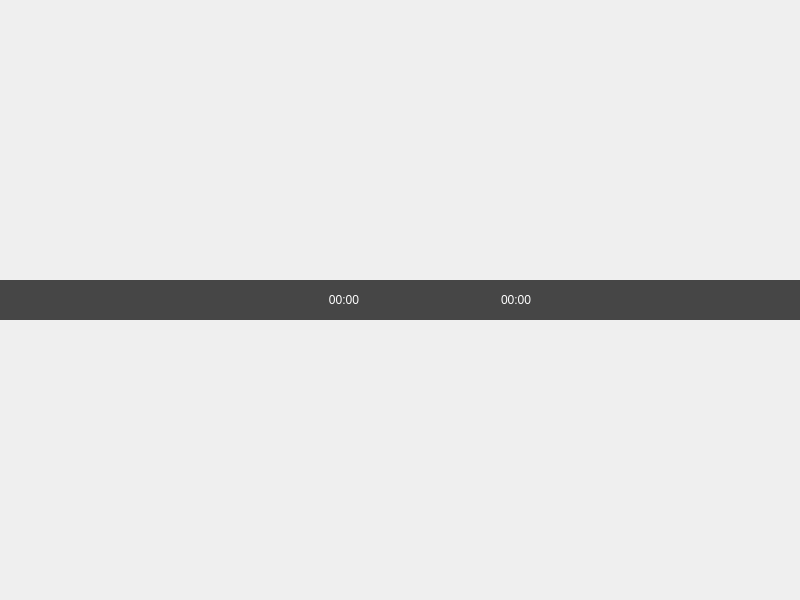
<?xml version="1.0" encoding="UTF-8"?>
<ui version="4.0">
 <class>Player</class>
 <widget class="QMainWindow" name="Player">
  <property name="geometry">
   <rect>
    <x>0</x>
    <y>0</y>
    <width>800</width>
    <height>600</height>
   </rect>
  </property>
  <property name="windowTitle">
   <string>视频播放器</string>
  </property>
  <widget class="QWidget" name="centralwidget">
   <layout class="QVBoxLayout" name="verticalLayout">
    <property name="spacing">
     <number>0</number>
    </property>
    <property name="leftMargin">
     <number>0</number>
    </property>
    <property name="topMargin">
     <number>0</number>
    </property>
    <property name="rightMargin">
     <number>0</number>
    </property>
    <property name="bottomMargin">
     <number>0</number>
    </property>
    <item>
     <layout class="QVBoxLayout" name="videoLayout">
      <property name="spacing">
       <number>0</number>
      </property>
     </layout>
    </item>
    <item>
     <widget class="QWidget" name="controlWidget" native="true">
      <property name="minimumSize">
       <size>
        <width>0</width>
        <height>40</height>
       </size>
      </property>
      <property name="maximumSize">
       <size>
        <width>16777215</width>
        <height>40</height>
       </size>
      </property>
      <property name="styleSheet">
       <string notr="true">QWidget#controlWidget {
  background-color: rgba(0, 0, 0, 180);
}
QLabel {
  color: white;
}
QPushButton {
  border: none;
  padding: 1px;
}
QPushButton:hover {
  background-color: rgba(255, 255, 255, 30);
}
QSlider::groove:horizontal {
  height: 3px;
  background: #999999;
}
QSlider::handle:horizontal {
  background: white;
  width: 10px;
  margin: -4px 0;
  border-radius: 5px;
}
QSlider::sub-page:horizontal {
  background: #2196F3;
}</string>
      </property>
      <layout class="QHBoxLayout" name="horizontalLayout">
       <property name="spacing">
        <number>4</number>
       </property>
       <property name="leftMargin">
        <number>8</number>
       </property>
       <property name="topMargin">
        <number>0</number>
       </property>
       <property name="rightMargin">
        <number>8</number>
       </property>
       <property name="bottomMargin">
        <number>0</number>
       </property>
       <item>
        <widget class="QPushButton" name="playButton">
         <property name="minimumSize">
          <size>
           <width>32</width>
           <height>32</height>
          </size>
         </property>
         <property name="maximumSize">
          <size>
           <width>32</width>
           <height>32</height>
          </size>
         </property>
         <property name="focusPolicy">
          <enum>Qt::NoFocus</enum>
         </property>
         <property name="text">
          <string/>
         </property>
        </widget>
       </item>
       <item>
        <widget class="QPushButton" name="stopButton">
         <property name="minimumSize">
          <size>
           <width>32</width>
           <height>32</height>
          </size>
         </property>
         <property name="maximumSize">
          <size>
           <width>32</width>
           <height>32</height>
          </size>
         </property>
         <property name="focusPolicy">
          <enum>Qt::NoFocus</enum>
         </property>
         <property name="text">
          <string/>
         </property>
        </widget>
       </item>
       <item>
        <widget class="QPushButton" name="backwardButton">
         <property name="minimumSize">
          <size>
           <width>32</width>
           <height>32</height>
          </size>
         </property>
         <property name="maximumSize">
          <size>
           <width>32</width>
           <height>32</height>
          </size>
         </property>
         <property name="focusPolicy">
          <enum>Qt::NoFocus</enum>
         </property>
         <property name="text">
          <string/>
         </property>
        </widget>
       </item>
       <item>
        <widget class="QPushButton" name="forwardButton">
         <property name="minimumSize">
          <size>
           <width>32</width>
           <height>32</height>
          </size>
         </property>
         <property name="maximumSize">
          <size>
           <width>32</width>
           <height>32</height>
          </size>
         </property>
         <property name="focusPolicy">
          <enum>Qt::NoFocus</enum>
         </property>
         <property name="text">
          <string/>
         </property>
        </widget>
       </item>
       <item>
        <widget class="QPushButton" name="previousButton">
         <property name="minimumSize">
          <size>
           <width>32</width>
           <height>32</height>
          </size>
         </property>
         <property name="maximumSize">
          <size>
           <width>32</width>
           <height>32</height>
          </size>
         </property>
         <property name="focusPolicy">
          <enum>Qt::NoFocus</enum>
         </property>
         <property name="toolTip">
          <string>上一个</string>
         </property>
         <property name="text">
          <string/>
         </property>
        </widget>
       </item>
       <item>
        <widget class="QPushButton" name="nextButton">
         <property name="minimumSize">
          <size>
           <width>32</width>
           <height>32</height>
          </size>
         </property>
         <property name="maximumSize">
          <size>
           <width>32</width>
           <height>32</height>
          </size>
         </property>
         <property name="focusPolicy">
          <enum>Qt::NoFocus</enum>
         </property>
         <property name="toolTip">
          <string>下一个</string>
         </property>
         <property name="text">
          <string/>
         </property>
        </widget>
       </item>
       <item>
        <widget class="QLabel" name="currentTimeLabel">
         <property name="minimumSize">
          <size>
           <width>45</width>
           <height>0</height>
          </size>
         </property>
         <property name="text">
          <string>00:00</string>
         </property>
         <property name="alignment">
          <set>Qt::AlignRight|Qt::AlignTrailing|Qt::AlignVCenter</set>
         </property>
        </widget>
       </item>
       <item>
        <widget class="ClickableSlider" name="progressSlider" native="true">
         <property name="minimumSize">
          <size>
           <width>100</width>
           <height>0</height>
          </size>
         </property>
         <property name="focusPolicy">
          <enum>Qt::NoFocus</enum>
         </property>
        </widget>
       </item>
       <item>
        <widget class="QLabel" name="totalTimeLabel">
         <property name="minimumSize">
          <size>
           <width>45</width>
           <height>0</height>
          </size>
         </property>
         <property name="text">
          <string>00:00</string>
         </property>
        </widget>
       </item>
       <item>
        <widget class="QPushButton" name="volumeButton">
         <property name="minimumSize">
          <size>
           <width>32</width>
           <height>32</height>
          </size>
         </property>
         <property name="maximumSize">
          <size>
           <width>32</width>
           <height>32</height>
          </size>
         </property>
         <property name="focusPolicy">
          <enum>Qt::NoFocus</enum>
         </property>
         <property name="toolTip">
          <string>静音</string>
         </property>
         <property name="styleSheet">
          <string notr="true">QPushButton {
                border: none;
                padding: 1px;
            }
            QPushButton:hover {
                background-color: rgba(255, 255, 255, 30);
            }</string>
         </property>
        </widget>
       </item>
       <item>
        <widget class="ClickableSlider" name="volumeSlider" native="true">
         <property name="minimumSize">
          <size>
           <width>80</width>
           <height>0</height>
          </size>
         </property>
         <property name="maximumSize">
          <size>
           <width>80</width>
           <height>16777215</height>
          </size>
         </property>
         <property name="maximum" stdset="0">
          <number>100</number>
         </property>
         <property name="value" stdset="0">
          <number>50</number>
         </property>
        </widget>
       </item>
       <item>
        <widget class="QPushButton" name="playModeButton">
         <property name="minimumSize">
          <size>
           <width>32</width>
           <height>32</height>
          </size>
         </property>
         <property name="maximumSize">
          <size>
           <width>32</width>
           <height>32</height>
          </size>
         </property>
         <property name="focusPolicy">
          <enum>Qt::NoFocus</enum>
         </property>
         <property name="toolTip">
          <string>播放模式</string>
         </property>
         <property name="text">
          <string/>
         </property>
        </widget>
       </item>
      </layout>
     </widget>
    </item>
   </layout>
  </widget>
  <widget class="QMenuBar" name="menubar">
   <property name="geometry">
    <rect>
     <x>0</x>
     <y>0</y>
     <width>800</width>
     <height>36</height>
    </rect>
   </property>
  </widget>
 </widget>
 <customwidgets>
  <customwidget>
   <class>ClickableSlider</class>
   <extends>QWidget</extends>
   <header>clickableslider.h</header>
  </customwidget>
 </customwidgets>
 <resources/>
 <connections/>
</ui>
